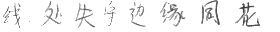
#> input picture 0.png, 280 x 32 px, found by its file name
$ python rec_img_aug.py
#> lines starting #> are read from the running program, lines starting #| are printed output that depends on the picture
#> further down, raw_img is the input picture: shape (32, 280, 3); min 50, max 255, mean 242.2
import cv2
import matplotlib.pyplot  as plt

def get_crop(image):
    """
    random crop
    """
    import random
    h, w, _ = image.shape
#> h = 32; w = 280
    top_min = 1
    top_max = 8
    top_crop = int(random.randint(top_min, top_max))
    top_crop = min(top_crop, h - 1)
#> top_crop = 7
    crop_img = image.copy()
    ratio = random.randint(0, 1)
    if ratio:
        crop_img = crop_img[top_crop:h, :, :]
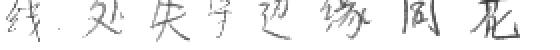
#> crop_img: shape (25, 280, 3) (shown 2 times larger); min 50, max 255, mean 240.9
    else:
        crop_img = crop_img[0:h - top_crop, :, :]
    return crop_img

if __name__ == '__main__':
    raw_img = cv2.imread("D:\\Program\\Graduation Project\\0.png")
    plt.figure()
    plt.subplot(2, 1, 1)
    # 可视化原图
    plt.imshow(raw_img)
    # 随机切割
    crop_img = get_crop(raw_img)
    plt.subplot(2, 1, 2)
    # 可视化增广图
    plt.imshow(crop_img)
    plt.show()
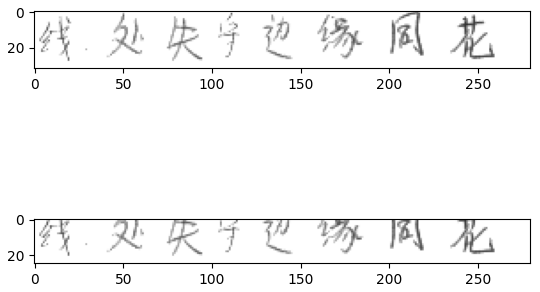
#> figure drawn by matplotlib, 2 panels

$ run again, with 1.png copied over 0.png
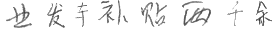
#> input picture 1.png, 280 x 32 px, found by its file name
#> raw_img is the input picture: shape (32, 280, 3); min 57, max 255, mean 239.7
#> in get_crop, `crop_img = crop_img[top_crop:h, :, :]`:
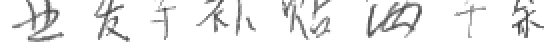
#> crop_img: shape (25, 280, 3) (shown 2 times larger); min 57, max 255, mean 238.5
#> `plt.show()`:
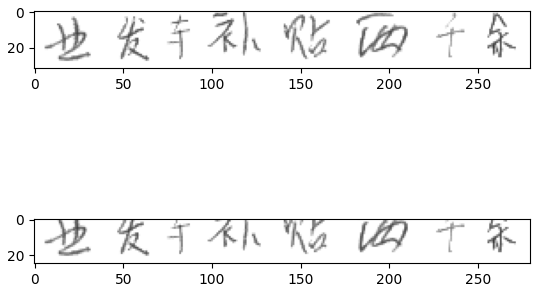
#> figure drawn by matplotlib, 2 panels

$ run again, with 11.jpg saved as 0.png
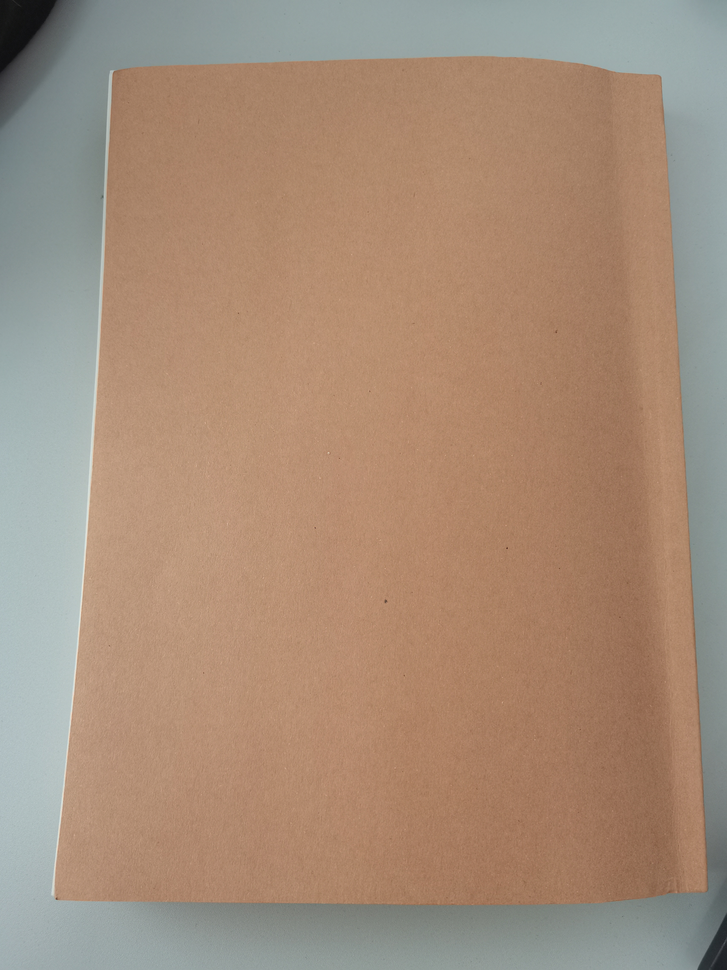
#> input picture 11.jpg, 727 x 970 px, shrunk from 3456 x 4608 before the run, found by its file name
#> raw_img is the input picture: shape (970, 727, 3); mean B, G, R 121, 141.1, 166.1
#> `plt.show()`:
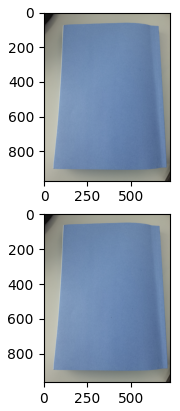
#> figure drawn by matplotlib, 2 panels; B, G, R data is drawn as R, G, B
